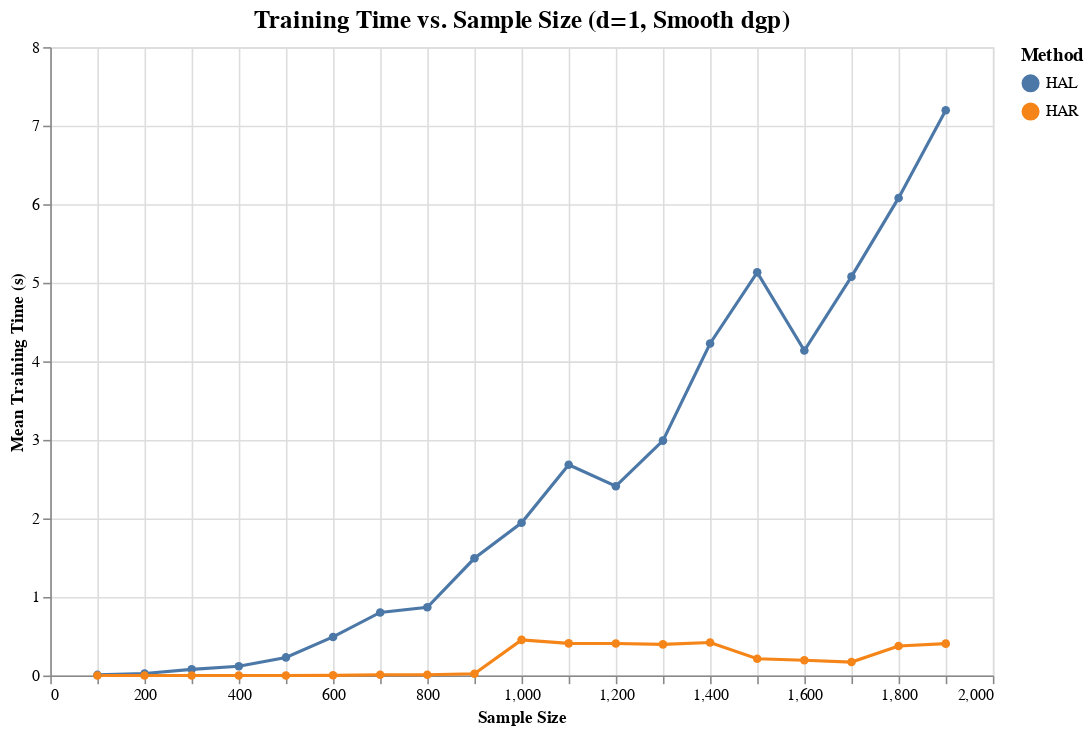
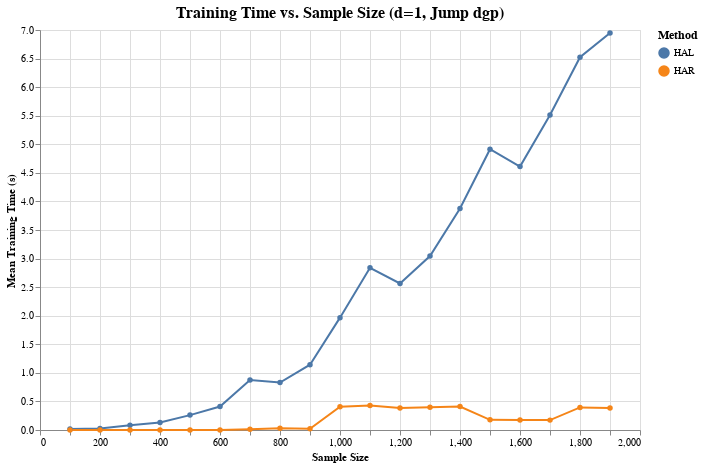
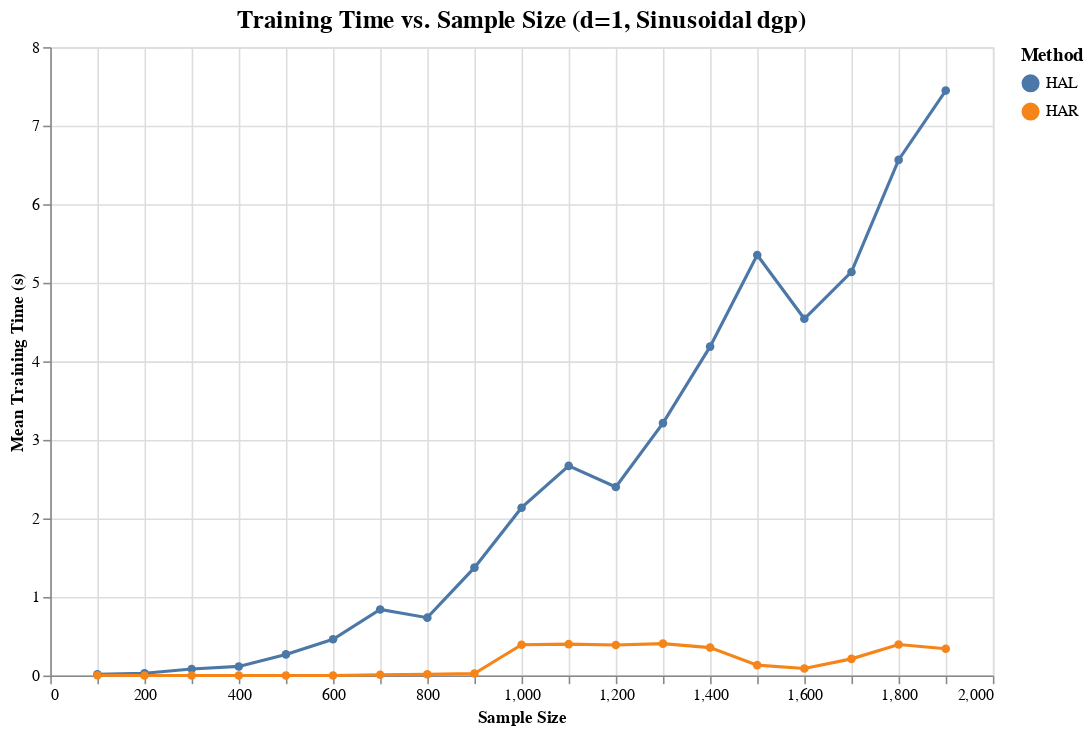

Notebook cell for these charts, in order:
### Code cell
d_sizes = [1, 3, 5]
num_trials = 5
sample_sizes = np.arange(start=100, stop=2000, step=100)
data_generators = [SmoothDataGenerator, JumpDataGenerator, SinusoidalDataGenerator]
data_frames = []
all_plots = []

# Run trials for all combinations of d sizes, sample sizes, and data generators
for d in d_sizes:
    for dgp in data_generators:
        results = RunTrials.run_trials(d, sample_sizes, num_trials, dgp)
        df = pd.DataFrame(results)
        all_plots.append(TrainTimePlotter.plot(df, d, dgp.name))
        display(TrainTimePlotter.plot(df, d, dgp.name))
        data_frames.append(df)

### Figure 1 — Vega-Lite specification as saved in the notebook (floating-point values rounded to 4 significant figures)
{"config": {"view": {"continuousWidth": 300, "continuousHeight": 300}, "axis": {"grid": true}, "legend": {"labelFontSize": 10, "titleFontSize": 12}, "title": {"fontSize": 16}}, "data": {"name": "data-e00a296b40402f5b9f9e263a0d5809a8"}, "mark": {"type": "line", "point": true}, "encoding": {"color": {"field": "Method", "legend": {"title": "Method"}, "type": "nominal"}, "tooltip": [{"field": "Sample Size", "type": "quantitative"}, {"field": "Method", "type": "nominal"}, {"field": "mean_training_time", "type": "quantitative"}], "x": {"field": "Sample Size", "title": "Sample Size", "type": "quantitative"}, "y": {"field": "mean_training_time", "title": "Mean Training Time (s)", "type": "quantitative"}}, "height": 400, "title": "Training Time vs. Sample Size\n(d=1, Smooth dgp)", "width": 600, "$schema": "https://vega.github.io/schema/vega-lite/v5.17.0.json", "datasets": {"data-e00a296b40402f5b9f9e263a0d5809a8": [{"Sample Size": 100, "Method": "HAL", "mean_training_time": 0.0078, "std_training_time": 0.0008911}, {"Sample Size": 100, "Method": "HAR", "mean_training_time": 0.000387, "std_training_time": 4.538e-05}, {"Sample Size": 200, "Method": "HAL", "mean_training_time": 0.02593, "std_training_time": 0.002962}, {"Sample Size": 200, "Method": "HAR", "mean_training_time": 0.0003808, "std_training_time": 1.4e-05}, {"Sample Size": 300, "Method": "HAL", "mean_training_time": 0.07914, "std_training_time": 0.02284}, {"Sample Size": 300, "Method": "HAR", "mean_training_time": 0.0004326, "std_training_time": 1.303e-05}, {"Sample Size": 400, "Method": "HAL", "mean_training_time": 0.1177, "std_training_time": 0.02168}, {"Sample Size": 400, "Method": "HAR", "mean_training_time": 0.0005054, "std_training_time": 3.587e-05}, {"Sample Size": 500, "Method": "HAL", "mean_training_time": 0.2305, "std_training_time": 0.03789}, {"Sample Size": 500, "Method": "HAR", "mean_training_time": 0.0006668, "std_training_time": 0.0001747}, {"Sample Size": 600, "Method": "HAL", "mean_training_time": 0.4912, "std_training_time": 0.06286}, {"Sample Size": 600, "Method": "HAR", "mean_training_time": 0.002676, "std_training_time": 0.004392}, {"Sample Size": 700, "Method": "HAL", "mean_training_time": 0.8032, "std_training_time": 0.1291}, {"Sample Size": 700, "Method": "HAR", "mean_training_time": 0.009786, "std_training_time": 0.006281}, {"Sample Size": 800, "Method": "HAL", "mean_training_time": 0.8686, "std_training_time": 0.06171}, {"Sample Size": 800, "Method": "HAR", "mean_training_time": 0.009782, "std_training_time": 0.00457}, {"Sample Size": 900, "Method": "HAL", "mean_training_time": 1.492, "std_training_time": 0.1502}, {"Sample Size": 900, "Method": "HAR", "mean_training_time": 0.02308, "std_training_time": 0.003334}, {"Sample Size": 1000, "Method": "HAL", "mean_training_time": 1.945, "std_training_time": 0.1201}, {"Sample Size": 1000, "Method": "HAR", "mean_training_time": 0.4542, "std_training_time": 0.05371}, {"Sample Size": 1100, "Method": "HAL", "mean_training_time": 2.683, "std_training_time": 0.3752}, {"Sample Size": 1100, "Method": "HAR", "mean_training_time": 0.4094, "std_training_time": 0.03189}, {"Sample Size": 1200, "Method": "HAL", "mean_training_time": 2.41, "std_training_time": 0.1255}, {"Sample Size": 1200, "Method": "HAR", "mean_training_time": 0.4074, "std_training_time": 0.03256}, {"Sample Size": 1300, "Method": "HAL", "mean_training_time": 2.991, "std_training_time": 0.118}, {"Sample Size": 1300, "Method": "HAR", "mean_training_time": 0.3963, "std_training_time": 0.01922}, {"Sample Size": 1400, "Method": "HAL", "mean_training_time": 4.228, "std_training_time": 0.09612}, {"Sample Size": 1400, "Method": "HAR", "mean_training_time": 0.4198, "std_training_time": 0.05678}, {"Sample Size": 1500, "Method": "HAL", "mean_training_time": 5.133, "std_training_time": 0.3444}, {"Sample Size": 1500, "Method": "HAR", "mean_training_time": 0.2129, "std_training_time": 0.05254}, {"Sample Size": 1600, "Method": "HAL", "mean_training_time": 4.137, "std_training_time": 0.2191}, {"Sample Size": 1600, "Method": "HAR", "mean_training_time": 0.1949, "std_training_time": 0.02176}, {"Sample Size": 1700, "Method": "HAL", "mean_training_time": 5.078, "std_training_time": 0.2318}, {"Sample Size": 1700, "Method": "HAR", "mean_training_time": 0.1715, "std_training_time": 0.02361}, {"Sample Size": 1800, "Method": "HAL", "mean_training_time": 6.08, "std_training_time": 0.4214}, {"Sample Size": 1800, "Method": "HAR", "mean_training_time": 0.3758, "std_training_time": 0.0298}, {"Sample Size": 1900, "Method": "HAL", "mean_training_time": 7.197, "std_training_time": 0.3774}, {"Sample Size": 1900, "Method": "HAR", "mean_training_time": 0.4061, "std_training_time": 0.05427}]}}

### Figure 2 — Vega-Lite specification as saved in the notebook (floating-point values rounded to 4 significant figures)
{"config": {"view": {"continuousWidth": 300, "continuousHeight": 300}, "axis": {"grid": true}, "legend": {"labelFontSize": 10, "titleFontSize": 12}, "title": {"fontSize": 16}}, "data": {"name": "data-055bff37d1d9808d16d4a399bbd5f189"}, "mark": {"type": "line", "point": true}, "encoding": {"color": {"field": "Method", "legend": {"title": "Method"}, "type": "nominal"}, "tooltip": [{"field": "Sample Size", "type": "quantitative"}, {"field": "Method", "type": "nominal"}, {"field": "mean_training_time", "type": "quantitative"}], "x": {"field": "Sample Size", "title": "Sample Size", "type": "quantitative"}, "y": {"field": "mean_training_time", "title": "Mean Training Time (s)", "type": "quantitative"}}, "height": 400, "title": "Training Time vs. Sample Size\n(d=1, Jump dgp)", "width": 600, "$schema": "https://vega.github.io/schema/vega-lite/v5.17.0.json", "datasets": {"data-055bff37d1d9808d16d4a399bbd5f189": [{"Sample Size": 100, "Method": "HAL", "mean_training_time": 0.0161, "std_training_time": 0.01108}, {"Sample Size": 100, "Method": "HAR", "mean_training_time": 0.0003565, "std_training_time": 3.682e-05}, {"Sample Size": 200, "Method": "HAL", "mean_training_time": 0.02731, "std_training_time": 0.008694}, {"Sample Size": 200, "Method": "HAR", "mean_training_time": 0.0004663, "std_training_time": 0.0002939}, {"Sample Size": 300, "Method": "HAL", "mean_training_time": 0.08136, "std_training_time": 0.01667}, {"Sample Size": 300, "Method": "HAR", "mean_training_time": 0.0004173, "std_training_time": 1.541e-05}, {"Sample Size": 400, "Method": "HAL", "mean_training_time": 0.131, "std_training_time": 0.0399}, {"Sample Size": 400, "Method": "HAR", "mean_training_time": 0.0005162, "std_training_time": 1.697e-05}, {"Sample Size": 500, "Method": "HAL", "mean_training_time": 0.2606, "std_training_time": 0.04027}, {"Sample Size": 500, "Method": "HAR", "mean_training_time": 0.001229, "std_training_time": 0.0008576}, {"Sample Size": 600, "Method": "HAL", "mean_training_time": 0.4106, "std_training_time": 0.0532}, {"Sample Size": 600, "Method": "HAR", "mean_training_time": 0.001172, "std_training_time": 0.0006491}, {"Sample Size": 700, "Method": "HAL", "mean_training_time": 0.874, "std_training_time": 0.0631}, {"Sample Size": 700, "Method": "HAR", "mean_training_time": 0.01245, "std_training_time": 0.003494}, {"Sample Size": 800, "Method": "HAL", "mean_training_time": 0.8297, "std_training_time": 0.1645}, {"Sample Size": 800, "Method": "HAR", "mean_training_time": 0.03114, "std_training_time": 0.03073}, {"Sample Size": 900, "Method": "HAL", "mean_training_time": 1.142, "std_training_time": 0.1591}, {"Sample Size": 900, "Method": "HAR", "mean_training_time": 0.02298, "std_training_time": 0.004526}, {"Sample Size": 1000, "Method": "HAL", "mean_training_time": 1.966, "std_training_time": 0.2205}, {"Sample Size": 1000, "Method": "HAR", "mean_training_time": 0.4057, "std_training_time": 0.03735}, {"Sample Size": 1100, "Method": "HAL", "mean_training_time": 2.838, "std_training_time": 0.2422}, {"Sample Size": 1100, "Method": "HAR", "mean_training_time": 0.4285, "std_training_time": 0.02631}, {"Sample Size": 1200, "Method": "HAL", "mean_training_time": 2.565, "std_training_time": 0.1664}, {"Sample Size": 1200, "Method": "HAR", "mean_training_time": 0.387, "std_training_time": 0.02844}, {"Sample Size": 1300, "Method": "HAL", "mean_training_time": 3.044, "std_training_time": 0.2279}, {"Sample Size": 1300, "Method": "HAR", "mean_training_time": 0.3997, "std_training_time": 0.02618}, {"Sample Size": 1400, "Method": "HAL", "mean_training_time": 3.876, "std_training_time": 0.3541}, {"Sample Size": 1400, "Method": "HAR", "mean_training_time": 0.4113, "std_training_time": 0.03907}, {"Sample Size": 1500, "Method": "HAL", "mean_training_time": 4.914, "std_training_time": 0.3004}, {"Sample Size": 1500, "Method": "HAR", "mean_training_time": 0.1781, "std_training_time": 0.03563}, {"Sample Size": 1600, "Method": "HAL", "mean_training_time": 4.611, "std_training_time": 0.2768}, {"Sample Size": 1600, "Method": "HAR", "mean_training_time": 0.176, "std_training_time": 0.03481}, {"Sample Size": 1700, "Method": "HAL", "mean_training_time": 5.514, "std_training_time": 0.3036}, {"Sample Size": 1700, "Method": "HAR", "mean_training_time": 0.1729, "std_training_time": 0.04346}, {"Sample Size": 1800, "Method": "HAL", "mean_training_time": 6.523, "std_training_time": 0.325}, {"Sample Size": 1800, "Method": "HAR", "mean_training_time": 0.3948, "std_training_time": 0.02236}, {"Sample Size": 1900, "Method": "HAL", "mean_training_time": 6.949, "std_training_time": 0.2371}, {"Sample Size": 1900, "Method": "HAR", "mean_training_time": 0.3848, "std_training_time": 0.05301}]}}

### Figure 3 — Vega-Lite specification as saved in the notebook (floating-point values rounded to 4 significant figures)
{"config": {"view": {"continuousWidth": 300, "continuousHeight": 300}, "axis": {"grid": true}, "legend": {"labelFontSize": 10, "titleFontSize": 12}, "title": {"fontSize": 16}}, "data": {"name": "data-45bca5ef162628ce6ed081aa116afab8"}, "mark": {"type": "line", "point": true}, "encoding": {"color": {"field": "Method", "legend": {"title": "Method"}, "type": "nominal"}, "tooltip": [{"field": "Sample Size", "type": "quantitative"}, {"field": "Method", "type": "nominal"}, {"field": "mean_training_time", "type": "quantitative"}], "x": {"field": "Sample Size", "title": "Sample Size", "type": "quantitative"}, "y": {"field": "mean_training_time", "title": "Mean Training Time (s)", "type": "quantitative"}}, "height": 400, "title": "Training Time vs. Sample Size\n(d=1, Sinusoidal dgp)", "width": 600, "$schema": "https://vega.github.io/schema/vega-lite/v5.17.0.json", "datasets": {"data-45bca5ef162628ce6ed081aa116afab8": [{"Sample Size": 100, "Method": "HAL", "mean_training_time": 0.01508, "std_training_time": 0.006401}, {"Sample Size": 100, "Method": "HAR", "mean_training_time": 0.003116, "std_training_time": 0.004132}, {"Sample Size": 200, "Method": "HAL", "mean_training_time": 0.02903, "std_training_time": 0.005868}, {"Sample Size": 200, "Method": "HAR", "mean_training_time": 0.0003623, "std_training_time": 2.543e-05}, {"Sample Size": 300, "Method": "HAL", "mean_training_time": 0.08382, "std_training_time": 0.02}, {"Sample Size": 300, "Method": "HAR", "mean_training_time": 0.0004107, "std_training_time": 9.999e-06}, {"Sample Size": 400, "Method": "HAL", "mean_training_time": 0.1157, "std_training_time": 0.0192}, {"Sample Size": 400, "Method": "HAR", "mean_training_time": 0.0007245, "std_training_time": 0.0004207}, {"Sample Size": 500, "Method": "HAL", "mean_training_time": 0.2689, "std_training_time": 0.08237}, {"Sample Size": 500, "Method": "HAR", "mean_training_time": 0.0008428, "std_training_time": 0.0005689}, {"Sample Size": 600, "Method": "HAL", "mean_training_time": 0.4623, "std_training_time": 0.08589}, {"Sample Size": 600, "Method": "HAR", "mean_training_time": 0.0009552, "std_training_time": 0.0005622}, {"Sample Size": 700, "Method": "HAL", "mean_training_time": 0.8412, "std_training_time": 0.08957}, {"Sample Size": 700, "Method": "HAR", "mean_training_time": 0.009282, "std_training_time": 0.00418}, {"Sample Size": 800, "Method": "HAL", "mean_training_time": 0.7365, "std_training_time": 0.03742}, {"Sample Size": 800, "Method": "HAR", "mean_training_time": 0.0153, "std_training_time": 0.006615}, {"Sample Size": 900, "Method": "HAL", "mean_training_time": 1.374, "std_training_time": 0.2142}, {"Sample Size": 900, "Method": "HAR", "mean_training_time": 0.02572, "std_training_time": 0.005524}, {"Sample Size": 1000, "Method": "HAL", "mean_training_time": 2.137, "std_training_time": 0.2187}, {"Sample Size": 1000, "Method": "HAR", "mean_training_time": 0.3915, "std_training_time": 0.02176}, {"Sample Size": 1100, "Method": "HAL", "mean_training_time": 2.669, "std_training_time": 0.4113}, {"Sample Size": 1100, "Method": "HAR", "mean_training_time": 0.3992, "std_training_time": 0.02756}, {"Sample Size": 1200, "Method": "HAL", "mean_training_time": 2.4, "std_training_time": 0.1683}, {"Sample Size": 1200, "Method": "HAR", "mean_training_time": 0.3889, "std_training_time": 0.05308}, {"Sample Size": 1300, "Method": "HAL", "mean_training_time": 3.214, "std_training_time": 0.2029}, {"Sample Size": 1300, "Method": "HAR", "mean_training_time": 0.4061, "std_training_time": 0.01879}, {"Sample Size": 1400, "Method": "HAL", "mean_training_time": 4.187, "std_training_time": 0.263}, {"Sample Size": 1400, "Method": "HAR", "mean_training_time": 0.3558, "std_training_time": 0.0342}, {"Sample Size": 1500, "Method": "HAL", "mean_training_time": 5.353, "std_training_time": 0.5401}, {"Sample Size": 1500, "Method": "HAR", "mean_training_time": 0.1318, "std_training_time": 0.07128}, {"Sample Size": 1600, "Method": "HAL", "mean_training_time": 4.542, "std_training_time": 0.3783}, {"Sample Size": 1600, "Method": "HAR", "mean_training_time": 0.09013, "std_training_time": 0.05791}, {"Sample Size": 1700, "Method": "HAL", "mean_training_time": 5.138, "std_training_time": 0.3433}, {"Sample Size": 1700, "Method": "HAR", "mean_training_time": 0.2122, "std_training_time": 0.05015}, {"Sample Size": 1800, "Method": "HAL", "mean_training_time": 6.564, "std_training_time": 0.598}, {"Sample Size": 1800, "Method": "HAR", "mean_training_time": 0.3953, "std_training_time": 0.05385}, {"Sample Size": 1900, "Method": "HAL", "mean_training_time": 7.447, "std_training_time": 0.6545}, {"Sample Size": 1900, "Method": "HAR", "mean_training_time": 0.3406, "std_training_time": 0.04305}]}}
